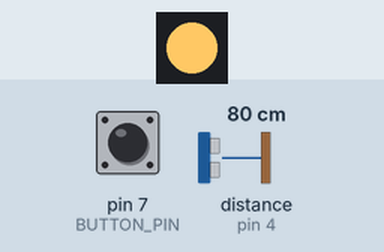
This sketch was run on a simulated Arduino Uno, built with avr-gcc and run on an emulated ATmega328P. On the bench: 1 RGB LEDs in strip order, left to right. Wiring (inferred from the names in the program): ultrasonic range finder: trigger pin 3; echo pin 4. The inputs (shaded band) are chosen by the test bench; at power-on: distance to the obstacle (sensor on pin 4) 80 cm, pin 7 (BUTTON_PIN) LOW. The echo pulse lasts 58.3 µs per cm.

Above: at 1.2 s.
1.3 s: distance to the obstacle (sensor on pin 4) set to 12 cm
2.8 s: distance to the obstacle (sensor on pin 4) set to 9 cm
At 3.2 s:
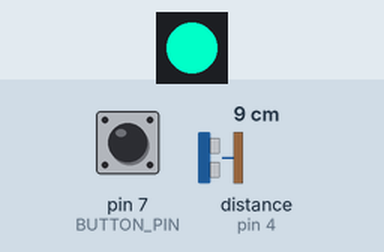
4.3 s: pin 7 (BUTTON_PIN) pulled HIGH for 0.15 s
At 4.7 s:
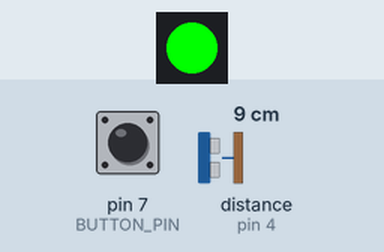
6.3 s: pin 7 (BUTTON_PIN) pulled HIGH for 3.2 s
At 10.1 s:
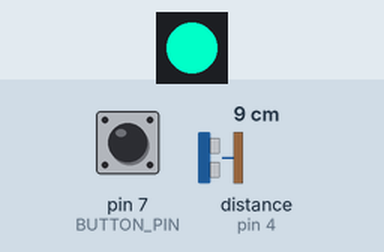
11.3 s: distance to the obstacle (sensor on pin 4) set to 18 cm
At 12.1 s:
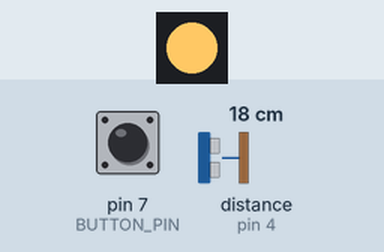
Timing chart, 0 to 13.8 s (numbered marks = the images above; inputs shaded):
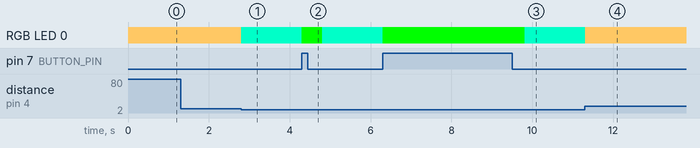

The sketch:

flower_two.ino
```cpp
#include <Adafruit_NeoPixel.h>

#define NUMPIXELS 1
#define NEOPIXEL_PIN 5
#define TRIGGER_PIN 3
#define ECHO_PIN 4
#define BUTTON_PIN 7

Adafruit_NeoPixel myNeopixel = Adafruit_NeoPixel
(NUMPIXELS, NEOPIXEL_PIN, NEO_GRB + NEO_KHZ800);

void setup() {
  myNeopixel.begin();
  pinMode(TRIGGER_PIN, OUTPUT);
  pinMode(ECHO_PIN, INPUT);
  pinMode(BUTTON_PIN, INPUT);
  Serial.begin(9600);
}

void loop() {
  int distance = getDistance();

  if (distance < 10) {
    bloomFlower();
  } else {
    closeFlower();
  }


  if (digitalRead(BUTTON_PIN) == HIGH) {
    changeColor();
    delay(500);
  }
}

int getDistance() {
  digitalWrite(TRIGGER_PIN, LOW);
  delayMicroseconds(2);
  digitalWrite(TRIGGER_PIN, HIGH);
  delayMicroseconds(10);
  digitalWrite(TRIGGER_PIN, LOW);

  int duration = pulseIn(ECHO_PIN, HIGH);
  int distance = duration * 0.034 / 2;

  return distance;
}

void bloomFlower() {
  myNeopixel.setPixelColor(0, myNeopixel.Color(0, 255, 200));
  myNeopixel.show();
}

void closeFlower() {
  myNeopixel.setPixelColor(0, myNeopixel.Color(255, 200, 100));
  myNeopixel.show();
}

void changeColor() {
  myNeopixel.setPixelColor(0, myNeopixel.Color(0, 255, 0));
  myNeopixel.show();
}
```

Measured:
- the behaviour switches between 11 and 10 cm on distance to the obstacle (sensor on pin 4) (found by bisection; images 0 and 1)
- after the input at 1.3 s, every drawn part: stays the same
- after the input at 2.8 s, RGB LED 0: RGB(255, 200, 100) → RGB(0, 255, 200) at once
- after the input at 4.3 s, RGB LED 0: RGB(0, 255, 200) → RGB(0, 255, 0) at once, → RGB(0, 255, 200) 0.50 s later
- after the input at 6.3 s, RGB LED 0: RGB(0, 255, 200) → RGB(0, 255, 0) at once, → RGB(0, 255, 200) 3.5 s later
- after the input at 11.3 s, RGB LED 0: RGB(0, 255, 200) → RGB(255, 200, 100) at once
